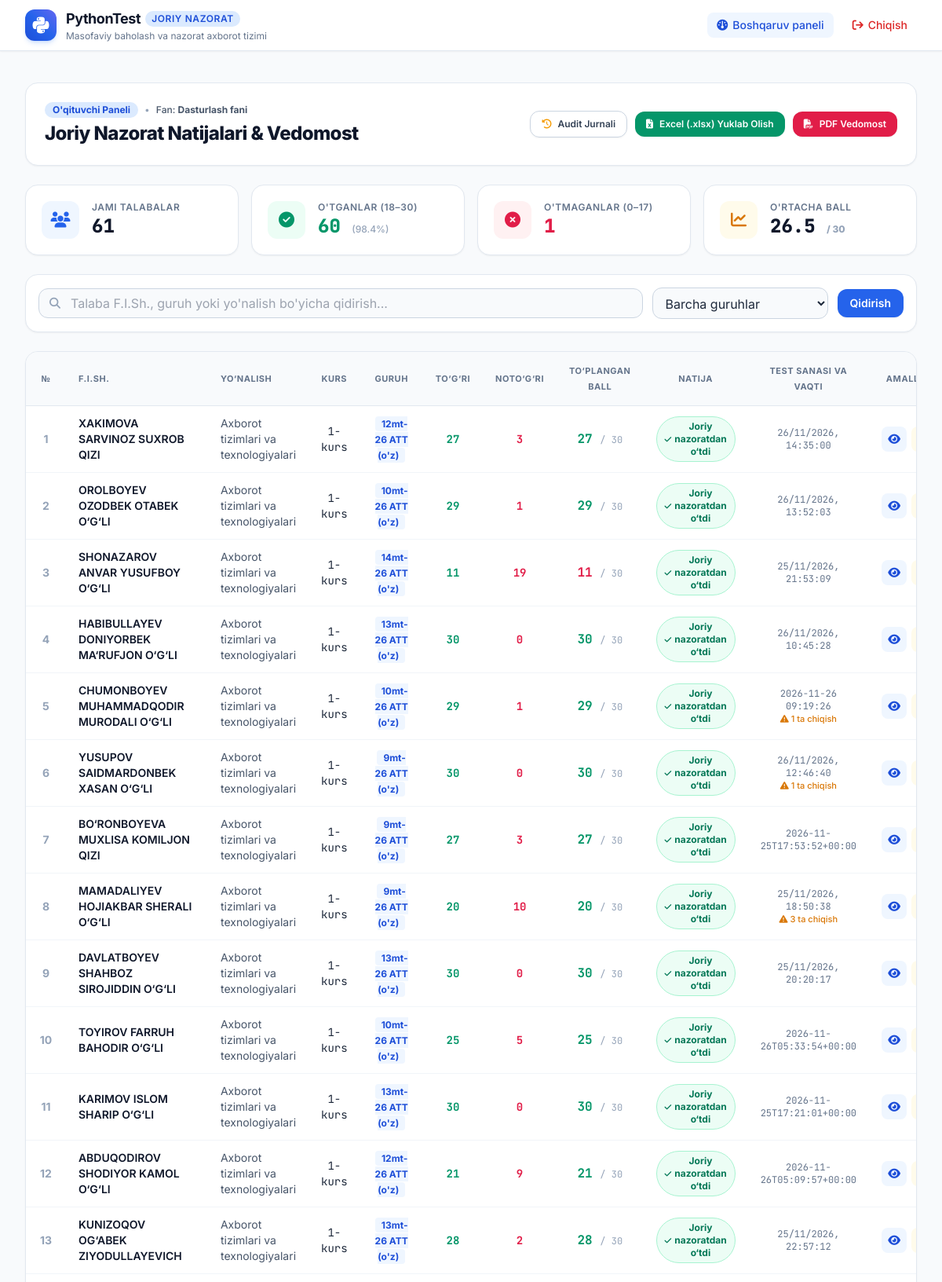
The app's page /teacher (signed in, upper part) with its own data.
### tables this page shows
CREATE TABLE exam_sessions (
        id INTEGER PRIMARY KEY AUTOINCREMENT,
        student_id INTEGER NOT NULL,
        subject TEXT NOT NULL DEFAULT 'Dasturlash',
        started_at TEXT NOT NULL,
        finished_at TEXT,
        time_limit_minutes INTEGER NOT NULL DEFAULT 30,
        is_completed INTEGER NOT NULL DEFAULT 0,
        total_score INTEGER DEFAULT 0,
        max_score INTEGER NOT NULL DEFAULT 30,
        correct_count INTEGER DEFAULT 0,
        incorrect_count INTEGER DEFAULT 0,
        status_text TEXT DEFAULT '',
        tab_switch_count INTEGER DEFAULT 0,
        session_questions_json TEXT NOT NULL,
        student_answers_json TEXT DEFAULT '{}',
        is_modified_by_teacher INTEGER DEFAULT 0,
        FOREIGN KEY (student_id) REFERENCES students (id)
    );

CREATE TABLE students (
        id INTEGER PRIMARY KEY AUTOINCREMENT,
        full_name TEXT NOT NULL,
        direction TEXT NOT NULL,
        course INTEGER NOT NULL,
        group_name TEXT NOT NULL,
        created_at TEXT NOT NULL
    , student_id_number TEXT DEFAULT '');

### app.py (the view)
@app.route('/teacher')
@teacher_required
def teacher_dashboard():
    search_query = request.args.get('search', '').strip()
    group_filter = request.args.get('group', '').strip()
    results = get_all_results_for_teacher(search_query, group_filter)
    all_groups = get_all_groups()
    total_students = len(results)
    passed_count = sum(1 for r in results if 'o‘tdi' in r['status_text'].lower())
    failed_count = sum(1 for r in results if 'o‘tmadi' in r['status_text'].lower())
    avg_score = round(sum(r['total_score'] for r in results) / total_students, 1) if total_students > 0 else 0
    pass_rate = round((passed_count / total_students) * 100, 1) if total_students > 0 else 0
    return render_template(
        'teacher.html',
        results=results,
        all_groups=all_groups,
        search_query=search_query,
        group_filter=group_filter,
        total_students=total_students,
        passed_count=passed_count,
        failed_count=failed_count,
        avg_score=avg_score,
        pass_rate=pass_rate
    )

### app.py (called while the page is built)
def teacher_required(f):
    from functools import wraps
    @wraps(f)
    def decorated_function(*args, **kwargs):
        if not session.get('teacher_logged_in'):
            flash("Ushbu sahifaga kirish uchun avval tizimga kiring!", "warning")
            return redirect(url_for('login'))
        return f(*args, **kwargs)
    return decorated_function

### database.py (called while the page is built)
def get_db_connection():
    conn = sqlite3.connect(DB_PATH)
    conn.row_factory = sqlite3.Row
    return conn

def get_all_groups():
    conn = get_db_connection()
    cursor = conn.cursor()
    cursor.execute('SELECT DISTINCT group_name FROM students ORDER BY group_name ASC')
    rows = cursor.fetchall()
    conn.close()
    return [row['group_name'] for row in rows]

### templates/teacher.html (shortened to what this page needs)
{% extends 'base.html' %}
{% block content %}
<div class="space-y-6">
    <div class="flex flex-col md:flex-row md:items-center justify-between gap-4 bg-white p-6 rounded-2xl border border-slate-200 shadow-sm">
        <div>
            <div class="flex items-center gap-2">
                <span class="px-2.5 py-0.5 rounded-full bg-brand-100 text-brand-700 font-bold text-xs">O'qituvchi Paneli</span>
                <span class="text-xs text-slate-400">•</span>
                <span class="text-xs font-medium text-slate-600">Fan: <strong>Dasturlash fani</strong></span>
            </div>
            <h1 class="text-2xl font-extrabold text-slate-900 tracking-tight mt-1">
                Joriy Nazorat Natijalari & Vedomost
            </h1>
        </div>
        <div class="flex flex-wrap items-center gap-2.5">
            <a href="{{ url_for('audit_view') }}"
               class="px-3.5 py-2 rounded-xl border border-slate-300 hover:bg-slate-50 text-slate-700 font-semibold text-xs flex items-center gap-2 transition-all shadow-sm">
                <i class="fa-solid fa-clock-rotate-left text-amber-500"></i>
                <span>Audit Jurnali</span>
            </a>
            <a href="{{ url_for('export_excel', search=search_query, group=group_filter) }}"
               class="px-3.5 py-2 rounded-xl bg-emerald-600 hover:bg-emerald-700 text-white font-semibold text-xs flex items-center gap-2 transition-all shadow-sm">
                <i class="fa-solid fa-file-excel"></i>
                <span>Excel (.xlsx) Yuklab Olish</span>
            </a>
            <a href="{{ url_for('export_pdf', search=search_query, group=group_filter) }}"
               class="px-3.5 py-2 rounded-xl bg-rose-600 hover:bg-rose-700 text-white font-semibold text-xs flex items-center gap-2 transition-all shadow-sm">
                <i class="fa-solid fa-file-pdf"></i>
                <span>PDF Vedomost</span>
            </a>
        </div>
    </div>
    <div class="grid grid-cols-2 lg:grid-cols-4 gap-4">
        <div class="bg-white p-5 rounded-2xl border border-slate-200 shadow-sm flex items-center gap-4">
            <div class="w-12 h-12 rounded-xl bg-blue-50 text-blue-600 flex items-center justify-center text-xl shrink-0">
                <i class="fa-solid fa-users"></i>
            </div>
            <div>
                <div class="text-xs font-semibold text-slate-500 uppercase tracking-wider">Jami Talabalar</div>
                <div class="text-2xl font-extrabold text-slate-900 font-mono">{{ total_students }}</div>
            </div>
        </div>
        <div class="bg-white p-5 rounded-2xl border border-slate-200 shadow-sm flex items-center gap-4">
            <div class="w-12 h-12 rounded-xl bg-emerald-50 text-emerald-600 flex items-center justify-center text-xl shrink-0">
                <i class="fa-solid fa-circle-check"></i>
            </div>
            <div>
                <div class="text-xs font-semibold text-slate-500 uppercase tracking-wider">O'tganlar (18–30)</div>
                <div class="text-2xl font-extrabold text-emerald-600 font-mono">{{ passed_count }} <span class="text-xs font-sans text-slate-400 font-medium">({{ pass_rate }}%)</span></div>
            </div>
        </div>
        <div class="bg-white p-5 rounded-2xl border border-slate-200 shadow-sm flex items-center gap-4">
            <div class="w-12 h-12 rounded-xl bg-rose-50 text-rose-600 flex items-center justify-center text-xl shrink-0">
                <i class="fa-solid fa-circle-xmark"></i>
            </div>
            <div>
                <div class="text-xs font-semibold text-slate-500 uppercase tracking-wider">O'tmaganlar (0–17)</div>
                <div class="text-2xl font-extrabold text-rose-600 font-mono">{{ failed_count }}</div>
            </div>
        </div>
        <div class="bg-white p-5 rounded-2xl border border-slate-200 shadow-sm flex items-center gap-4">
            <div class="w-12 h-12 rounded-xl bg-amber-50 text-amber-600 flex items-center justify-center text-xl shrink-0">
                <i class="fa-solid fa-chart-line"></i>
            </div>
            <div>
                <div class="text-xs font-semibold text-slate-500 uppercase tracking-wider">O'rtacha Ball</div>
                <div class="text-2xl font-extrabold text-slate-900 font-mono">{{ avg_score }} <span class="text-xs text-slate-400 font-sans">/ 30</span></div>
            </div>
        </div>
    </div>
    <div class="bg-white p-4 rounded-2xl border border-slate-200 shadow-sm">
        <form method="GET" action="{{ url_for('teacher_dashboard') }}" class="flex flex-col sm:flex-row items-center gap-3">
            <div class="relative flex-1 w-full">
                <div class="absolute inset-y-0 left-0 pl-3.5 flex items-center pointer-events-none text-slate-400 text-sm">
                </div>
                <input type="text" name="search" value="{{ search_query }}"
                    placeholder="Talaba F.I.Sh., guruh yoki yo'nalish bo'yicha qidirish..."
                    class="w-full pl-10 pr-4 py-2 bg-slate-50 border border-slate-300 rounded-xl text-slate-800 text-xs sm:text-sm focus:ring-2 focus:ring-brand-500 focus:bg-white outline-none transition-all">
            </div>
            <div class="w-full sm:w-56">
                <select name="group" onchange="this.form.submit()"
                    class="w-full px-3 py-2 bg-slate-50 border border-slate-300 rounded-xl text-slate-800 text-xs sm:text-sm focus:ring-2 focus:ring-brand-500 focus:bg-white outline-none">
                    <option value="">Barcha guruhlar</option>
                </select>
            </div>
            <div class="flex items-center gap-2 w-full sm:w-auto">
                <button type="submit" class="flex-1 sm:flex-initial px-4 py-2 bg-brand-600 hover:bg-brand-700 text-white font-semibold text-xs sm:text-sm rounded-xl transition-all shadow-sm">
                    Qidirish
                </button>
            </div>
        </form>
    </div>
    <div class="bg-white border border-slate-200 rounded-2xl shadow-sm overflow-hidden">
        <div class="overflow-x-auto">
            <table class="w-full text-left border-collapse text-xs sm:text-sm">
                <thead>
                    <tr class="bg-slate-50 border-b border-slate-200 text-slate-500 uppercase tracking-wider text-[11px] font-bold">
                        <th class="py-3.5 px-4 text-center">№</th>
                        <th class="py-3.5 px-4">F.I.Sh.</th>
                        <th class="py-3.5 px-4">Yo‘nalish</th>
                        <th class="py-3.5 px-4 text-center">Kurs</th>
                        <th class="py-3.5 px-4 text-center">Guruh</th>
                        <th class="py-3.5 px-4 text-center">To‘g‘ri</th>
                        <th class="py-3.5 px-4 text-center">Noto‘g‘ri</th>
                        <th class="py-3.5 px-4 text-center">To‘plangan ball</th>
                        <th class="py-3.5 px-4 text-center">Natija</th>
                        <th class="py-3.5 px-4 text-center">Test sanasi va vaqti</th>
                        <th class="py-3.5 px-4 text-center">Amallar</th>
                    </tr>
                </thead>
                <tbody class="divide-y divide-slate-100">
                    {% if results %}
                        {% for r in results %}
                        <tr class="hover:bg-slate-50/80 transition-colors">
                            <td class="py-3 px-4 text-center font-bold text-slate-400">{{ loop.index }}</td>
                            <td class="py-3 px-4 font-semibold text-slate-900">
                                <div>{{ r.full_name }}</div>
                            </td>
                            <td class="py-3 px-4 text-slate-600">{{ r.direction }}</td>
                            <td class="py-3 px-4 text-center font-mono">{{ r.course }}-kurs</td>
                            <td class="py-3 px-4 text-center">
                                <span class="font-bold text-brand-700 bg-brand-50 px-2 py-0.5 rounded text-xs">
                                    {{ r.group_name }}
                                </span>
                            </td>
                            <td class="py-3 px-4 text-center font-bold text-emerald-600 font-mono">{{ r.correct_count }}</td>
                            <td class="py-3 px-4 text-center font-bold text-rose-600 font-mono">{{ r.incorrect_count }}</td>
                            <td class="py-3 px-4 text-center">
                                <span class="font-bold font-mono text-base {% if r.total_score >= 18 %}text-emerald-600{% else %}text-rose-600{% endif %}">
                                    {{ r.total_score }}
                                </span>
                                <span class="text-xs text-slate-400 font-mono">/ {{ r.max_score }}</span>
                            </td>
                            <td class="py-3 px-4 text-center">
                                {% if 'o‘tdi' in r.status_text|lower %}
                                    <span class="inline-flex items-center gap-1 px-2.5 py-1 rounded-full text-xs font-bold bg-emerald-50 text-emerald-700 border border-emerald-200">
                                        <i class="fa-solid fa-check text-[10px]"></i>
                                        <span>{{ r.status_text }}</span>
                                    </span>
                                {% else %}
                                    <span class="inline-flex items-center gap-1 px-2.5 py-1 rounded-full text-xs font-bold bg-rose-50 text-rose-700 border border-rose-200">
                                        <i class="fa-solid fa-xmark text-[10px]"></i>
                                        <span>{{ r.status_text }}</span>
                                    </span>
                                {% endif %}
                            </td>
                            <td class="py-3 px-4 text-center text-xs text-slate-500 font-mono">
                                {{ r.finished_at or r.started_at }}
                                {% if r.tab_switch_count > 0 %}
                                <div class="text-[11px] text-amber-600 font-sans font-medium">
                                    <i class="fa-solid fa-triangle-exclamation"></i> {{ r.tab_switch_count }} ta chiqish
                                </div>
                                {% endif %}
                            </td>
                            <td class="py-3 px-4 text-center whitespace-nowrap">
                                <div class="flex items-center justify-center gap-1.5">
                                    <button type="button"
                                            onclick="openDetailModal({{ r.session_id }})"
                                            title="Batafsil ko'rish"
                                            class="w-8 h-8 rounded-lg bg-brand-50 hover:bg-brand-100 text-brand-700 flex items-center justify-center transition-colors">
                                        <i class="fa-solid fa-eye"></i>
                                    </button>
                                    <button type="button"
                                            onclick="openEditScoreModal({{ r.session_id }}, '{{ r.full_name }}', {{ r.total_score }})"
                                            title="Ballni tahrirlash (Audit)"
                                            class="w-8 h-8 rounded-lg bg-amber-50 hover:bg-amber-100 text-amber-700 flex items-center justify-center transition-colors">
                                    </button>
                                </div>
                            </td>
                        </tr>
                        {% endfor %}
                    {% endif %}
                </tbody>
            </table>
        </div>
    </div>
</div>
{% endblock %}

### static/css/style.css (style rules this page uses)
* { -webkit-tap-highlight-color: transparent; }
input, select, textarea, button, label { -webkit-user-select: auto !important; user-select: auto !important; -webkit-touch-callout: default !important; }
input, select, textarea { font-size: 16px !important; }

### records on screen
exam_sessions: full_name "XAKIMOVA SARVINOZ SUXROB QIZI", direction "Axborot tizimlari va texnologiyalari", course "1", group_name "12mt-26 ATT (o'z)", correct_count "27", incorrect_count "3", total_score "27", max_score "30", status_text "Joriy nazoratdan o‘tdi", finished_at "26/11/2026, 14:35:00"
exam_sessions: full_name "OROLBOYEV OZODBEK OTABEK O‘G‘LI", direction "Axborot tizimlari va texnologiyalari", course "1", group_name "10mt-26 ATT (o'z)", correct_count "29", incorrect_count "1", total_score "29", max_score "30", status_text "Joriy nazoratdan o‘tdi", finished_at "26/11/2026, 13:52:03"
exam_sessions: full_name "SHONAZAROV ANVAR YUSUFBOY O‘G‘LI", direction "Axborot tizimlari va texnologiyalari", course "1", group_name "14mt-26 ATT (o'z)", correct_count "11", incorrect_count "19", total_score "11", max_score "30", status_text "Joriy nazoratdan o‘tdi", finished_at "25/11/2026, 21:53:09"
exam_sessions: full_name "HABIBULLAYEV DONIYORBEK MA‘RUFJON O‘G‘LI", direction "Axborot tizimlari va texnologiyalari", course "1", group_name "13mt-26 ATT (o'z)", correct_count "30", incorrect_count "0", total_score "30", max_score "30", status_text "Joriy nazoratdan o‘tdi", finished_at "26/11/2026, 10:45:28"
exam_sessions: full_name "CHUMONBOYEV MUHAMMADQODIR MURODALI O‘G‘LI", direction "Axborot tizimlari va texnologiyalari", course "1", group_name "10mt-26 ATT (o'z)", correct_count "29", incorrect_count "1", total_score "29", max_score "30", status_text "Joriy nazoratdan o‘tdi", finished_at "2026-11-26 09:19:26", tab_switch_count "1"
exam_sessions: full_name "YUSUPOV SAIDMARDONBEK XASAN O‘G‘LI", direction "Axborot tizimlari va texnologiyalari", course "1", group_name "9mt-26 ATT (o'z)", correct_count "30", incorrect_count "0", total_score "30", max_score "30", status_text "Joriy nazoratdan o‘tdi", finished_at "26/11/2026, 12:46:40", tab_switch_count "1"
exam_sessions: full_name "BO‘RONBOYEVA MUXLISA KOMILJON QIZI", direction "Axborot tizimlari va texnologiyalari", course "1", group_name "9mt-26 ATT (o'z)", correct_count "27", incorrect_count "3", total_score "27", max_score "30", status_text "Joriy nazoratdan o‘tdi", finished_at "2026-11-25T17:53:52+00:00"
exam_sessions: full_name "MAMADALIYEV HOJIAKBAR SHERALI O‘G‘LI", direction "Axborot tizimlari va texnologiyalari", course "1", group_name "9mt-26 ATT (o'z)", correct_count "20", incorrect_count "10", total_score "20", max_score "30", status_text "Joriy nazoratdan o‘tdi", finished_at "25/11/2026, 18:50:38", tab_switch_count "3"
exam_sessions: full_name "DAVLATBOYEV SHAHBOZ SIROJIDDIN O‘G‘LI", direction "Axborot tizimlari va texnologiyalari", course "1", group_name "13mt-26 ATT (o'z)", correct_count "30", incorrect_count "0", total_score "30", max_score "30", status_text "Joriy nazoratdan o‘tdi", finished_at "25/11/2026, 20:20:17"
exam_sessions: full_name "TOYIROV FARRUH BAHODIR O‘G‘LI", direction "Axborot tizimlari va texnologiyalari", course "1", group_name "10mt-26 ATT (o'z)", correct_count "25", incorrect_count "5", total_score "25", max_score "30", status_text "Joriy nazoratdan o‘tdi", finished_at "2026-11-26T05:33:54+00:00"
exam_sessions: full_name "KARIMOV ISLOM SHARIP O‘G‘LI", direction "Axborot tizimlari va texnologiyalari", course "1", group_name "13mt-26 ATT (o'z)", correct_count "30", incorrect_count "0", total_score "30", max_score "30", status_text "Joriy nazoratdan o‘tdi", finished_at "2026-11-25T17:21:01+00:00"
exam_sessions: full_name "ABDUQODIROV SHODIYOR KAMOL O‘G‘LI", direction "Axborot tizimlari va texnologiyalari", course "1", group_name "12mt-26 ATT (o'z)", correct_count "21", incorrect_count "9", total_score "21", max_score "30", status_text "Joriy nazoratdan o‘tdi", finished_at "2026-11-26T05:09:57+00:00"
exam_sessions: full_name "KUNIZOQOV OG‘ABEK ZIYODULLAYEVICH", direction "Axborot tizimlari va texnologiyalari", course "1", group_name "13mt-26 ATT (o'z)", correct_count "28", incorrect_count "2", total_score "28", max_score "30", status_text "Joriy nazoratdan o‘tdi", finished_at "25/11/2026, 22:57:12"

### other values on screen
{{ total_students }} "61"
{{ passed_count }} "60"
{{ pass_rate }} "98.4"
{{ failed_count }} "1"
{{ avg_score }} "26.5"
